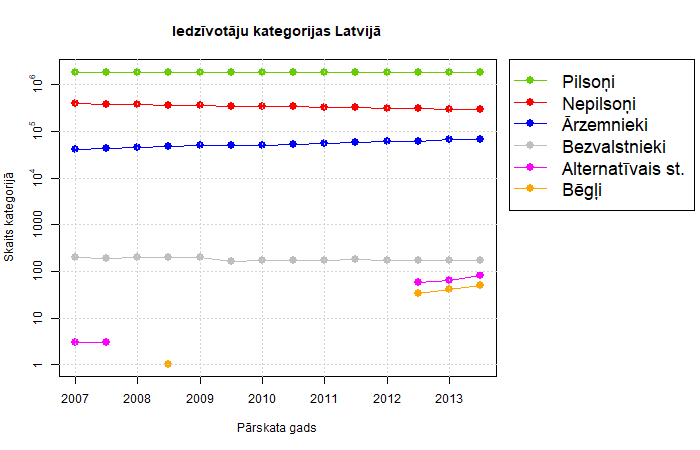

This figure's R source:
# Set this path to the one that you are using
setwd("/home/student/java-eim/java-eim-parent/src/site/resources/R/dataproc/demography/")
source("noncit-load.R")

peopleCategories <- c("LvCitizen", "LvNonCitizen", "Foreign",
                      "LvStateless", "LvAlternative", "LvRefugee")
categoryColors <- c("LvCitizen" = "chartreuse3",
                    "LvNonCitizen" = "red", 
                    "Foreign" = "blue",
                    "LvStateless"="gray", 
                    "LvAlternative" = "magenta", 
                    "LvRefugee" = "orange")

totCount <- function(dd, colName) {
  sum(df[df$ReportDate == dd, colName]) 
}

totCountList <- list()
for (cc in peopleCategories) {
  totCountList[[cc]] <- as.vector(sapply(X=dsets,FUN=totCount,colName=cc))
}

png("population-categories.png", width=700, height=450)
x=getYear(dsets)
par(mar=c(5.1, 4.1, 4.1, 14.1), xpd=TRUE)

plot(x, totCountList[["LvCitizen"]], 
     log="y", yaxt="n", xlab="P\u0101rskata gads", 
     ylab="Skaits kategorij\u0101",
     ylim=c(1, 2000000), type="n", 
     pch=16, col=categoryColors[["LvCitizen"]])

for (pcat in peopleCategories) {
  points(x, totCountList[[pcat]], type="o", cex=1.5,
    pch=16, col=categoryColors[[pcat]])
}

axis(2,at=c(1000000, 100000, 10000, 1000, 100, 10, 1),
     labels=c(expression(10^6), 
              expression(10^5),
              expression(10^4), 
              1000, 100, 10, 1))
title("Iedz\u012Bvot\u0101ju kategorijas Latvij\u0101")
legend("topright", inset=c(-0.45,0), 
       legend=c("Pilso\u0146i",
                "Nepilso\u0146i",
                "\u0100rzemnieki",
                "Bezvalstnieki",
                "Alternat\u012Bvais st.",
                "B\u0113g\u013ci"), 
       pch=16, lty = 1, cex = 1.5, text.font=0,
       col=as.vector(categoryColors))
par(xpd=FALSE)
abline(col = "lightgray", lty = "dotted", v=2007:2013)
abline(col = "lightgray", lty = "dotted", 
       h=c(1000000, 100000, 10000, 1000, 100, 10, 1))
dev.off()
